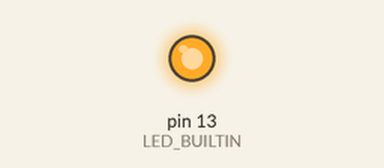
This sketch was run on a simulated Arduino Uno, built with avr-gcc and run on an emulated ATmega328P. Parts: output pins drawn as LEDs (lit = HIGH).

Above: at 0.2 s.
At 21.7 s:
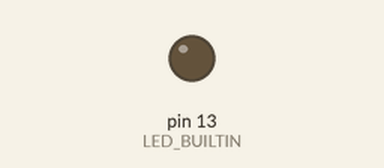
Timing chart, 0 to 24.8 s (numbered marks = the images above):
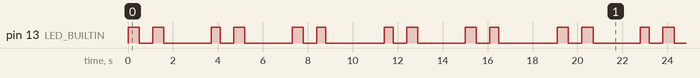

Measured:
- by itself, pin 13 (LED_BUILTIN): repeats every 19.1 s: LOW 0.60 s, HIGH 0.50 s, LOW 2.1 s, HIGH 0.40 s, LOW 0.60 s, HIGH 0.50 s, LOW 2.1 s, HIGH 0.50 s, LOW 0.60 s, HIGH 0.40 s, LOW 2.6 s, HIGH 0.40 s, LOW 0.60 s, HIGH 0.50 s, LOW 2.1 s, HIGH 0.50 s, LOW 0.60 s, HIGH 0.40 s, LOW 2.6 s, HIGH 0.50 s
- by itself, everything shown: repeats every 19.1 s, in 20 steps

The sketch:

blink_manan.ino
```cpp
//Task:2.1P

void setup()
{
  //Setting BUILTIN_LED as Output
  pinMode(LED_BUILTIN, OUTPUT);
}

void loop()
{
  letterM();
  letterA();
  letterN();
  letterA();
  letterN();
  digitalWrite(LED_BUILTIN, LOW);
}

// The creation of a new morse code function for blinking dots
void dot()
{
  digitalWrite(LED_BUILTIN,HIGH);
  delay(400);
  digitalWrite(LED_BUILTIN,LOW);
  delay(600);
}

// The creation of a new morse code function for blinking dashes
void dash()
{
  digitalWrite(LED_BUILTIN,HIGH);
  delay(500);
  digitalWrite(LED_BUILTIN,LOW);
  delay(600);
}


  //NAME: MANAN
  //MORSE CODE: -- .- -. .- -.


void letterM()
{
dash();
dash();
delay(1500);
}

void letterA()
{
dot();
dash();
delay(1500);
}

void letterN()
{
dash();
dot();
delay(2000);  //long delay
}
```
